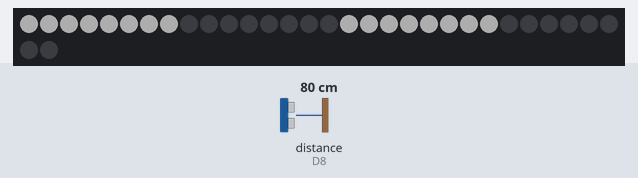
Bench run of a sketch on a simulated ESP8266 (NodeMCU). On the bench: 32 RGB LEDs in strip order, left to right, continuing on the next row. Wiring (inferred from the names in the program): ultrasonic range finder: trigger D7; echo D8. The inputs (shaded band) are chosen by the test bench; at power-on: distance to the obstacle (sensor on D8) 80 cm. The echo pulse lasts 58.3 µs per cm; dim RGB values are drawn brighter than linear.

Above: at 4.6 s.
8.5 s: distance to the obstacle (sensor on D8) set to 250 cm
At 14.4 s:
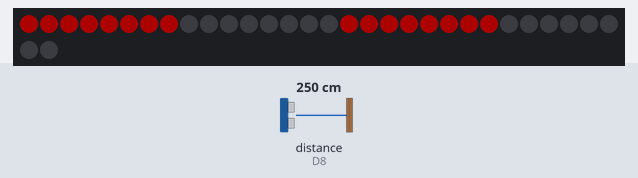
19.8 s: distance to the obstacle (sensor on D8) set to 203 cm
26.1 s: distance to the obstacle (sensor on D8) set to 195 cm
At 29.9 s:
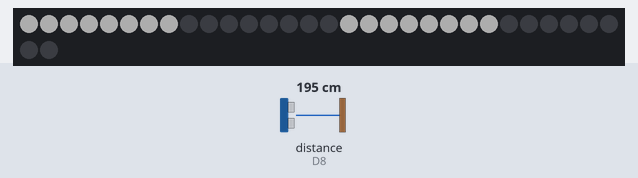
32.4 s: distance to the obstacle (sensor on D8) set to 299 cm
At 40.3 s:
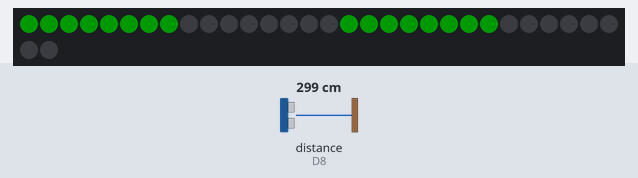
Timing chart, 0 to 40.5 s (numbered marks = the images above; inputs shaded):
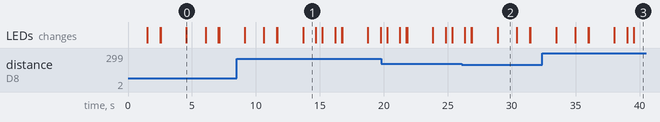

Measured:
- the behaviour switches between 200 and 199 cm on distance to the obstacle (sensor on D8) (found by bisection; images 1 and 2)
- after the input at 8.5 s, the LEDs: first differ from a run without the input after 5.2 s (image 1)
- after the input at 32.4 s, the LEDs: first differ from a run without the input after 5.6 s (image 3 shows a later state)
- what the display in image 0 shows lasts 1.5 s, from 4.6 s to 6.1 s
- what the display in image 1 shows lasts 1.0 s, from 13.7 s to 14.7 s

The sketch:

Full-Code_V1.ino
```cpp
#include <FastLED.h>

#define NUM_LEDS  32
#define LED_PIN   D4

CRGB leds[NUM_LEDS];


#include <Wire.h>

#define echoPin D8               // CHANGE PIN NUMBER HERE IF YOU WANT TO USE A DIFFERENT PIN
#define trigPin D7               // CHANGE PIN NUMBER HERE IF YOU WANT TO USE A DIFFERENT PIN
long duration, distance;


void setup() {
  Serial.begin (9600);
  pinMode(trigPin, OUTPUT);
  pinMode(echoPin, INPUT);

  FastLED.addLeds<WS2812B, LED_PIN, GRB>(leds, NUM_LEDS);
  FastLED.setBrightness(50);
}

void loop() {
  Lights();
  Blink();
  Sonic();
}


void Lights() {

  if (distance >= 200) {

    leds[0] = CRGB::Red;
    leds[1] = CRGB::Red;
    leds[2] = CRGB::Red;
    leds[3] = CRGB::Red;
    leds[4] = CRGB::Red;
    leds[5] = CRGB::Red;
    leds[6] = CRGB::Red;
    leds[7] = CRGB::Red;
    leds[16] = CRGB::Red;
    leds[17] = CRGB::Red;
    leds[18] = CRGB::Red;
    leds[19] = CRGB::Red;
    leds[20] = CRGB::Red;
    leds[21] = CRGB::Red;
    leds[22] = CRGB::Red;
    leds[23] = CRGB::Red;

    FastLED.show();
    delay(1000);

    leds[0] = CRGB::Black;
    leds[1] = CRGB::Black;
    leds[2] = CRGB::Black;
    leds[3] = CRGB::Black;
    leds[4] = CRGB::Black;
    leds[5] = CRGB::Black;
    leds[6] = CRGB::Black;
    leds[7] = CRGB::Black;
    leds[16] = CRGB::Black;
    leds[17] = CRGB::Black;
    leds[18] = CRGB::Black;
    leds[19] = CRGB::Black;
    leds[20] = CRGB::Black;
    leds[21] = CRGB::Black;
    leds[22] = CRGB::Black;
    leds[23] = CRGB::Black;

    FastLED.show();
    delay(500);

    leds[0] = CRGB::Green;
    leds[1] = CRGB::Green;
    leds[2] = CRGB::Green;
    leds[3] = CRGB::Green;
    leds[4] = CRGB::Green;
    leds[5] = CRGB::Green;
    leds[6] = CRGB::Green;
    leds[7] = CRGB::Green;
    leds[16] = CRGB::Green;
    leds[17] = CRGB::Green;
    leds[18] = CRGB::Green;
    leds[19] = CRGB::Green;
    leds[20] = CRGB::Green;
    leds[21] = CRGB::Green;
    leds[22] = CRGB::Green;
    leds[23] = CRGB::Green;

    FastLED.show();
    delay(1000);

    leds[0] = CRGB::Black;
    leds[1] = CRGB::Black;
    leds[2] = CRGB::Black;
    leds[3] = CRGB::Black;
    leds[4] = CRGB::Black;
    leds[5] = CRGB::Black;
    leds[6] = CRGB::Black;
    leds[7] = CRGB::Black;
    leds[16] = CRGB::Black;
    leds[17] = CRGB::Black;
    leds[18] = CRGB::Black;
    leds[19] = CRGB::Black;
    leds[20] = CRGB::Black;
    leds[21] = CRGB::Black;
    leds[22] = CRGB::Black;
    leds[23] = CRGB::Black;

    FastLED.show();
    delay(500);

  }
  else if (distance <= 200) {
    leds[0] = CRGB::White;
    leds[1] = CRGB::White;
    leds[2] = CRGB::White;
    leds[3] = CRGB::White;
    leds[4] = CRGB::White;
    leds[5] = CRGB::White;
    leds[6] = CRGB::White;
    leds[7] = CRGB::White;
    leds[16] = CRGB::White;
    leds[17] = CRGB::White;
    leds[18] = CRGB::White;
    leds[19] = CRGB::White;
    leds[20] = CRGB::White;
    leds[21] = CRGB::White;
    leds[22] = CRGB::White;
    leds[23] = CRGB::White;

    FastLED.show();
    delay(1500);

    leds[0] = CRGB::Black;
    leds[1] = CRGB::Black;
    leds[2] = CRGB::Black;
    leds[3] = CRGB::Black;
    leds[4] = CRGB::Black;
    leds[5] = CRGB::Black;
    leds[6] = CRGB::Black;
    leds[7] = CRGB::Black;
    leds[16] = CRGB::Black;
    leds[17] = CRGB::Black;
    leds[18] = CRGB::Black;
    leds[19] = CRGB::Black;
    leds[20] = CRGB::Black;
    leds[21] = CRGB::Black;
    leds[22] = CRGB::Black;
    leds[23] = CRGB::Black;

    FastLED.show();
    delay(1000);
  }

}


void Blink(){
  leds[9] = CRGB::White;
  leds[10] = CRGB::White;
  leds[11] = CRGB::White;
  leds[12] = CRGB::White;
  leds[13] = CRGB::White;
  leds[14] = CRGB::White;
  leds[15] = CRGB::White;
  leds[24] = CRGB::White;
  leds[25] = CRGB::White;
  leds[26] = CRGB::White;
  leds[27] = CRGB::White;
  leds[28] = CRGB::White;
  leds[29] = CRGB::White;
  leds[30] = CRGB::White;
  leds[31] = CRGB::White;

  FastLED.show();
  delay(50);

  leds[8] = CRGB::Black;
  leds[9] = CRGB::Black;
  leds[10] = CRGB::Black;
  leds[11] = CRGB::Black;
  leds[12] = CRGB::Black;
  leds[13] = CRGB::Black;
  leds[14] = CRGB::Black;
  leds[15] = CRGB::Black;
  leds[24] = CRGB::Black;
  leds[25] = CRGB::Black;
  leds[26] = CRGB::Black;
  leds[27] = CRGB::Black;
  leds[28] = CRGB::Black;
  leds[29] = CRGB::Black;
  leds[30] = CRGB::Black;
  leds[31] = CRGB::Black;

  FastLED.show();
  delay(500);
}

void Sonic(){
  digitalWrite(trigPin, LOW);
  delayMicroseconds(2);
  digitalWrite(trigPin, HIGH);
  delayMicroseconds(10);
  digitalWrite(trigPin, LOW);

  duration = pulseIn(echoPin, HIGH);
  distance = duration / 58.2;
  // String disp = String(distance);

  // Serial.print("Distance: ");       // used for debugging
  // Serial.print(disp);               // used for debugging
  // Serial.println(" cm");            // used for debugging
  delay(1500);
}
```
